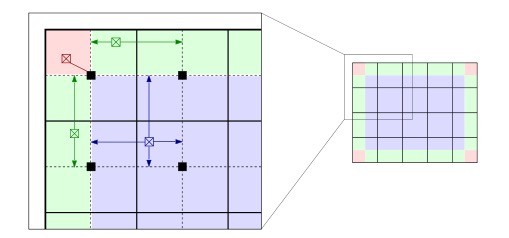
#> input picture CV_Assignment_1/img/adaptively_local_hist_eq.jpg, 509 x 238 px
$ python main4unit.py -i ../../CV_Assignment_1/img/adaptively_local_hist_eq.jpg   (older library calls are emulated)
#> lines starting #> are read from the running program, lines starting #| are printed output that depends on the picture
#> in main, original_image is the input picture: shape (238, 509, 3); mean B, G, R 240.6, 236.3, 232.2
import matplotlib.pyplot as plt
import cv2
import numpy as np
import argparse as parse


class GaussPyramid:

    def __init__(self, img0, k, kernel_size=3, sigma=1.0, octave=3, layer=5, color='rgb'):
#> called with k = 1.5, kernel_size = 3, sigma = 1, octave = 3, layer = 5, color = 'rgb'
        self.image = img0
        self.k = k
        self.ksize = kernel_size
        self.sigma = sigma
        self.octave = octave
        self.layer = layer
        self.results = []
        self.color = color

        # Size of the original image
        if color == 'rgb':
            self.height, self.width, self.channels = np.shape(img0)
#> self.height = 238; self.width = 509; self.channels = 3
        # For gray only
        else:
            self.height, self.width = np.shape(img0)

        # Generate all matrices
        for idx1 in range(octave):
            self.results.append([])

    def generate_gaussian_pyramid(self):
        """Function that is used to generate Gaussian pyramid.

        :return:
        """

        # The size of the first layer in the first octave should be four times as the original
        # temp_image = cv2.resize(self.image, (self.height*2, self.width*2), cv2.INTER_LINEAR)

        # Apply the Gaussian blur to the first layer in the first octave
        temp_image = cv2.GaussianBlur(self.image, (self.ksize, self.ksize), self.sigma)
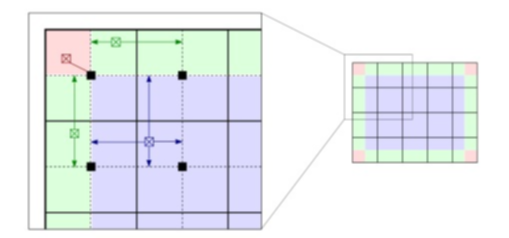
#> temp_image: shape (238, 509, 3); mean R, G, B 232.2, 236.3, 240.6

        # Generate the figure and grid
        block = 2**(self.octave-1)
        grid = plt.GridSpec(2**self.octave-1, block*self.layer, hspace=0.1)

        # The beginning location of y axis
        y_begin = 0

        for idx1 in range(self.octave):
            if idx1 == 0:
                self.results[idx1].append(temp_image)
            else:
                self.results[idx1].append(cv2.pyrDown(temp_image))

                # For RGB
                if self.color == 'rgb':
                    height, width, channels = np.shape(self.results[idx1][0])
                # For gray only
                else:
                    height, width = np.shape(self.results[idx1][0])
                self.results[idx1][0] = cv2.resize(self.results[idx1][0],
                                                   (int(height/2), int(width/2)),
                                                   cv2.INTER_LINEAR)

            # Obtain the location of the picture
            image_size = int(block/(2**idx1))

            # Add the picture to the subplot
            plt.subplot(grid[y_begin: y_begin+image_size, 0: image_size])
            plt.title('Octave: {}, Layer: {}'.format(idx1+1, 1), fontsize=6, fontweight='bold')
            plt.imshow(self.results[idx1][0])
            plt.axis('off')

            for idx2 in range(1, self.layer):
                blurred_image = cv2.GaussianBlur(self.results[idx1][0],
                                                 (self.ksize, self.ksize),
                                                 (self.k**(idx2-1))*self.sigma)

                self.results[idx1].append(blurred_image)

                # Add the picture to the subplot
                plt.subplot(grid[y_begin: y_begin+image_size, block*idx2: image_size+block*idx2])
                plt.title('Octave: {}, Layer: {}'.format(idx1+1, idx2+1), fontsize=6, fontweight='bold')
                plt.imshow(self.results[idx1][idx2])
                plt.axis('off')

            temp_image = self.results[idx1][self.layer-3]
            y_begin += image_size

        # Save the figure of Gaussian pyramid
        plt.savefig('./../results/gaussian-pyramid.png', dpi=400)
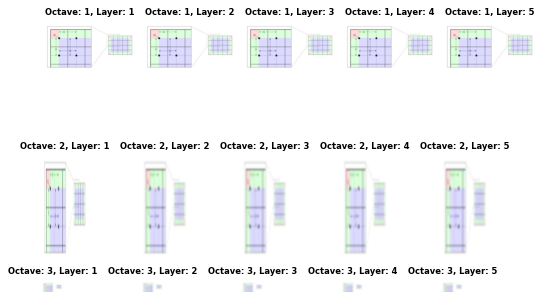
#> figure drawn by matplotlib, 15 panels
        plt.close('all')

        # Show all the picture
        # plt.show()

    def generate_down_sampling(self):
        """Function that shows down-sampling results

        :return:
        """

        block = 2**(self.octave-1)
        grid = plt.GridSpec(block, 2**self.octave-1)

        # The beginning location of x axis
        x_begin = 0

        for idx in range(self.octave):
            image_size = int(block/(2**idx))
            # Paint the figure
            plt.subplot(grid[block-image_size: block, x_begin: x_begin+image_size])
            plt.title('Octave: {}'.format(idx+1), fontsize=8, fontweight='bold')
            plt.imshow(self.results[idx][0])
            plt.axis('off')

            x_begin += image_size

        # Save the figure of down-sampling
        plt.savefig('./../results/down-sampling.png', dpi=400)
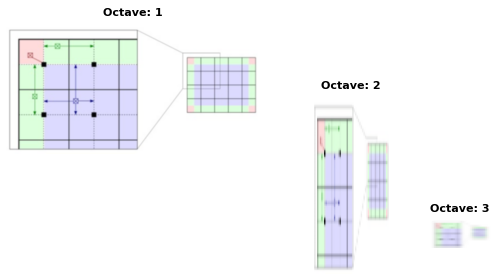
#> figure drawn by matplotlib, 3 panels
        plt.close('all')

        # Show all the picture
        # plt.show()

    def generate_difference(self):
        reconstruct = cv2.resize(self.results[self.octave-1][self.layer-1],
                                 (self.height, self.width),
                                 cv2.INTER_LINEAR)

        # Gaussian blurred Image
        if self.color == 'gray':
            temp_image = cv2.GaussianBlur(self.image, (self.ksize, self.ksize), self.sigma)
        else:
            # Not apply the Gaussian blurred image, better
            temp_image = self.image

#> (the run stopped early here; a loop or call above may not have finished)
